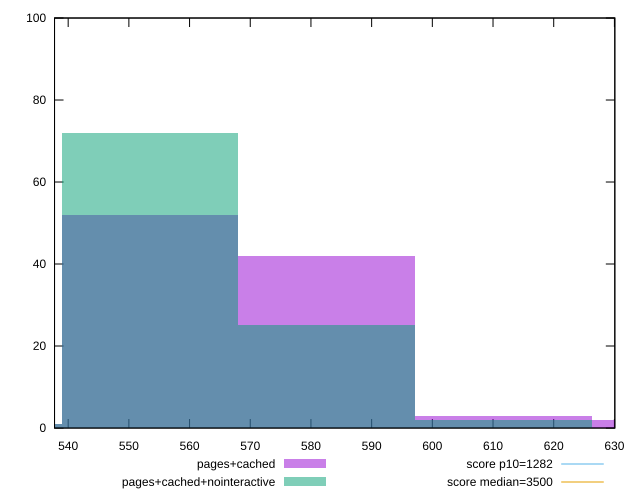

This chart was generated by the following gnuplot code:
reset

$pagesCached <<EOF
582.6266207577597 42
553.4952897198717 52
611.7579517956477 3
640.8892828335357 2
524.3639586819837 1
EOF

$pagesCachedNointeractive <<EOF
582.6266207577597 25
553.4952897198717 72
611.7579517956477 2
524.3639586819837 1
EOF

set key outside below
set boxwidth 29.131331037887986
set xrange [537.7520000000004:630.0680000000001]
set yrange [0:100]
set trange [0:100]
set style fill transparent solid 0.5 noborder

set parametric
set terminal svg size 640, 500 enhanced background rgb 'white'
set output "report_00008_2021-01-22T20:58:29.167/bootup-time/comparison/histogram/2_vs_3.svg"

plot $pagesCached title "pages+cached" with boxes, \
     $pagesCachedNointeractive title "pages+cached+nointeractive" with boxes, \
     1282,t title "score p10=1282", \
     3500,t title "score median=3500"

reset
